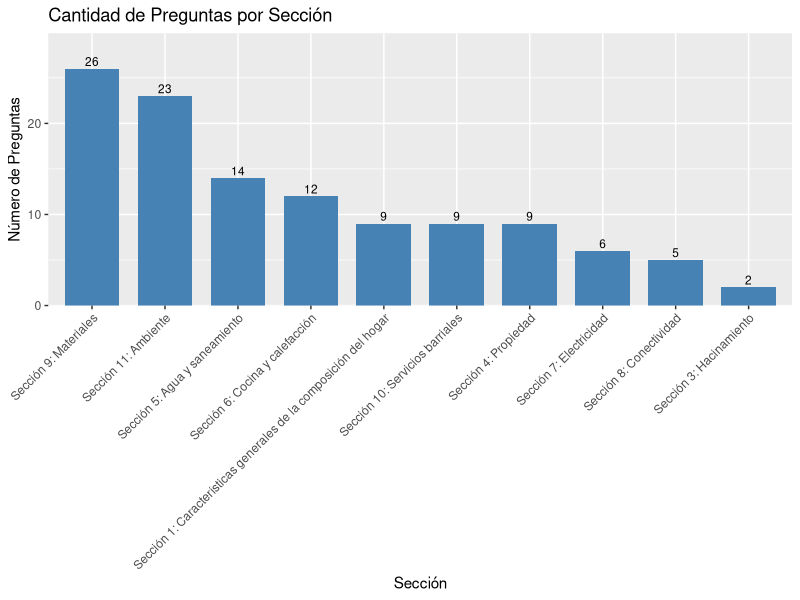
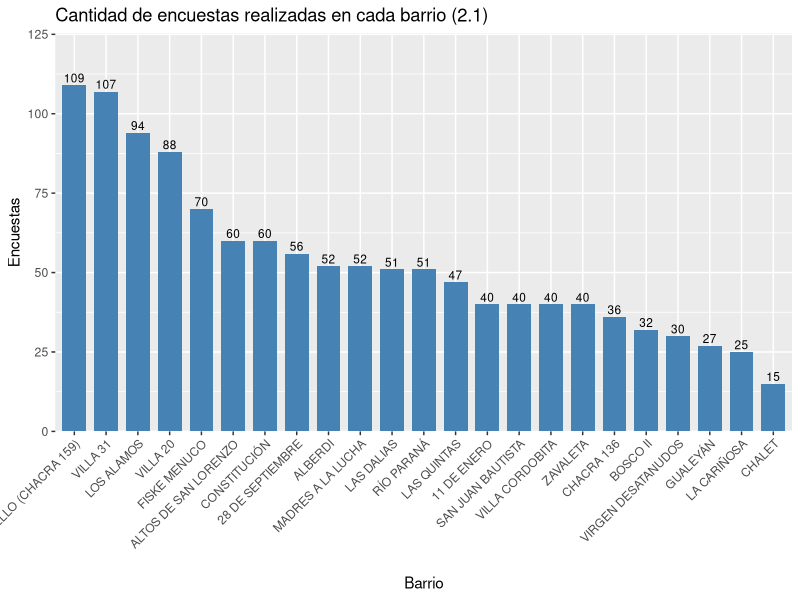
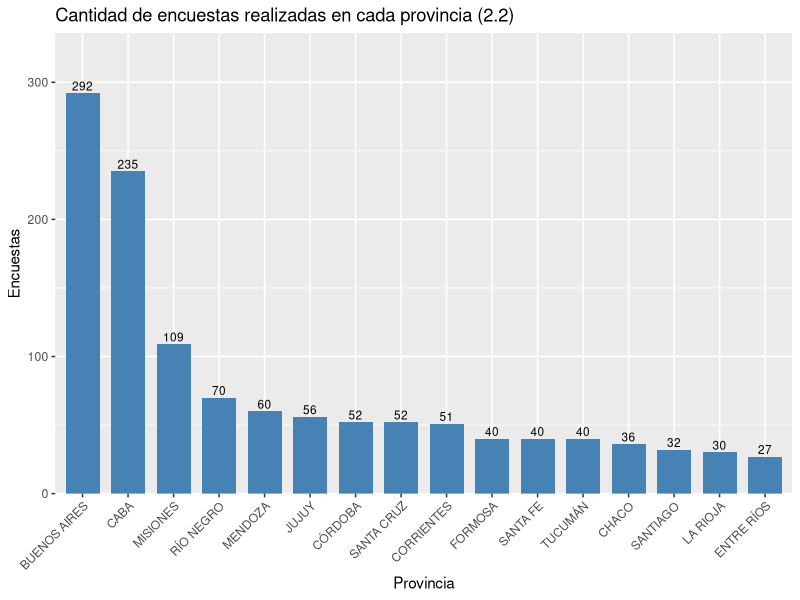

Write R code to recreate these figures, in order.
## ---- chunk 1
# setup
knitr::opts_chunk$set(message = FALSE, warning = FALSE, echo = FALSE)
## ---- chunk 2
# Lista de librerías
packages <- c("readxl", "dplyr", "tidyr", "data.table", "stringr", "ggplot2")

# Installación de librerías
installed_packages <- packages %in% rownames(installed.packages())
if (any(installed_packages == FALSE)) {install.packages(packages[!installed_packages],repos = "http://cran.us.r-project.org")}

# Carga de librerías
invisible(lapply(packages, library, character.only = TRUE))
## ---- chunk 3
# Tratamiento de columnas/variables de datos de encuestas por encabezados multiple
dh <- read_excel(path = "./Datos_LP.xlsx", n_max = 3, col_names = FALSE) 
dh <- dh %>% transpose() %>% fill(V1, V2, V3, .direction = "down")
colnames(dh) <-c("SECCIONES", "REFERENCIA", "PREGUNTA")
dh <- dh[-1:-3,]
dh <- dh %>% group_by(PREGUNTA) %>% mutate(ID = row_number(PREGUNTA))
dh$ID <- paste(dh$REFERENCIA, dh$ID, sep = "_")
dh$ID <- paste("id", dh$ID, sep = "_")
## ---- chunk 4
# Nuevos nombres de columnas de datos de encuestas
cn2 <- dh %>% transpose()
cn2 <- cn2[4,]
cn1 <- c("ORDEN", "PROVINCIA", "BARRIO")
col_names <- c(cn1, cn2) %>% as.character()
## ---- chunk 5
# Carga de datos encuesta
df <- read_excel(path = "./Datos_LP.xlsx", skip = 3, col_names = col_names) %>% data.frame() %>% arrange(ORDEN)
df$BARRIO = str_to_upper(df$BARRIO)
df$PROVINCIA = str_to_upper(df$PROVINCIA)
## ---- chunk 6
# Cantidad de preguntas por sección
dh_secciones <- dh %>% 
  group_by(SECCIONES) %>% 
  summarize("TOTAL PREGUNTAS" = n()) %>% 
  arrange(desc(`TOTAL PREGUNTAS`))
# Gráfico de datos
ggplot(dh_secciones) +
  aes(x = reorder(SECCIONES, -`TOTAL PREGUNTAS`), y = `TOTAL PREGUNTAS`) + 
  geom_col(fill = "steelblue", width = 0.75) +
  scale_y_continuous(expand = expansion(mult = c(0, 0.15))) + 
  geom_text(aes(label = `TOTAL PREGUNTAS`), vjust = -0.3, size = 3) +
  labs(x = "Sección", y = "Número de Preguntas", title = "Cantidad de Preguntas por Sección") +
  theme(axis.text.x = element_text(angle = 45, hjust = 1))
## ---- chunk 7
# Cantidad de encuestas por barrio
df_barrios <- df %>% 
  group_by(BARRIO) %>% 
  summarize("TOTAL ENCUESTAS" = n()) %>% 
  arrange(desc(`TOTAL ENCUESTAS`))

# Gráfico de datos
ggplot(df_barrios) +
  aes(x = reorder(BARRIO, -`TOTAL ENCUESTAS`), y = `TOTAL ENCUESTAS`) + 
  geom_col(fill = "steelblue", width = 0.75) +
  scale_y_continuous(expand = expansion(mult = c(0, 0.15))) + 
  geom_text(aes(label = `TOTAL ENCUESTAS`), vjust = -0.3, size = 3) +
  labs(x = "Barrio", y = "Encuestas", title = "Cantidad de Encuestas por Barrio") +
  ggtitle("Cantidad de encuestas realizadas en cada barrio (2.1)") +
  theme(axis.text.x = element_text(angle = 45, hjust = 1))


# Cantidad de encuestas por provincia
df_provincia <- df %>% 
  group_by(PROVINCIA) %>% 
  summarize("TOTAL ENCUESTAS" = n()) %>% 
  arrange(desc(`TOTAL ENCUESTAS`))
# Gráfico de datos
ggplot(df_provincia) +
  aes(x = reorder(PROVINCIA, -`TOTAL ENCUESTAS`), y = `TOTAL ENCUESTAS`) + 
  geom_col(fill = "steelblue", width = 0.75) +
  scale_y_continuous(expand = expansion(mult = c(0, 0.15))) + 
  geom_text(aes(label = `TOTAL ENCUESTAS`), vjust = -0.3, size = 3) +
  labs(x = "Provincia", y = "Encuestas", title = "Cantidad de Encuestas por Provincia") +
  ggtitle("Cantidad de encuestas realizadas en cada provincia (2.2)") +
  theme(axis.text.x = element_text(angle = 45, hjust = 1))
## ---- chunk 8
# Muestra Seccion y pregunta del dataframe de encuestas
dh %>% filter(grepl("5.1", REFERENCIA))
# Muestra exploratoria de respuestas del dataframe de encuestas
df %>% group_by(id_5.1_1) %>% summarise("TOTAL" = n())

# Muestra Seccion y pregunta del dataframe de encuestas
dh %>% filter(grepl("6.1", REFERENCIA))
# Muestra exploratoria de respuestas del dataframe de encuestas
df %>% group_by(id_6.1_1, id_6.1_2, id_6.1_3, id_6.1_4, id_6.1_5) %>% summarise("TOTAL" = n())

# Muestra Seccion y pregunta del dataframe de encuestas
dh %>% filter(grepl("7.1", REFERENCIA))
# Muestra exploratoria de respuestas del dataframe de encuestas
df %>% group_by(id_7.1_1) %>% summarise("TOTAL" = n())
## ---- chunk 9
# Selección de datos
df_servicios <- df %>% select(ORDEN, PROVINCIA, BARRIO, id_5.1_1, id_6.1_1, id_6.1_2, id_6.1_3, id_6.1_4, id_6.1_5, id_7.1_1)
# Tratamiento de datos
df_servicios <- df_servicios %>% 
  mutate("poseeAgua"=ifelse(grepl("conexión con medidor", id_5.1_1), 1, 0)) %>%
  mutate("poseeGas"=ifelse(grepl("Gas natural", id_6.1_1), 1, 0)) %>%
  mutate("poseeElectricidad"=ifelse(grepl("medidor a la red", id_7.1_1), 1, 0))
df_servicios$poseeServicios = df_servicios$poseeAgua + df_servicios$poseeGas + df_servicios$poseeElectricidad
df_servicios <- df_servicios %>% select(ORDEN, PROVINCIA, BARRIO, poseeServicios)
## ---- chunk 10
# Agrupación de datos y suma de encuestas con filtro
df_servicios%>% 
  filter(poseeServicios == 0) %>% 
  group_by(BARRIO) %>% 
  summarise("FAMILIAS SIN SERVICIOS" = n()) %>%
  arrange(desc(`FAMILIAS SIN SERVICIOS`))
## ---- chunk 11
df_servicios %>%
  group_by(poseeServicios) %>%
  summarise(
    frec = n()
  ) %>%
  mutate(
    frecRel = round(frec / sum(frec), 2),
    frecAcum = round(cumsum(frecRel), 2)
  ) %>%
  arrange(poseeServicios)
## ---- chunk 12
# Muestra Seccion y pregunta del dataframe de encuestas
dh %>% filter(grepl("7.1", REFERENCIA))

# Muestra exploratoria de respuestas del dataframe de encuestas
df %>% group_by(id_7.1_1) %>% summarise("TOTAL" = n())

# Muestra Seccion y pregunta del dataframe de encuestas
dh %>% filter(grepl("7.3", REFERENCIA))

# Muestra exploratoria de respuestas del dataframe de encuestas
df %>% group_by(id_7.3_1) %>% summarise("TOTAL" = n())
## ---- chunk 13
# Selección de datos
df_quema <- df %>% select(ORDEN, PROVINCIA, BARRIO, id_7.1_1, id_7.3_1)
df_quema %>%
  mutate(
    perdidas = ifelse(id_7.3_1 != "No", 1, 0),
    perdidas_informal = ifelse(id_7.1_1 == "Conexión sin medidor a una red eléctrica (“informal”)" & perdidas == 1, 1, 0),
  ) %>%
  summarize("Familias con conexion informal" = sum(perdidas_informal),
            "Total" = sum(perdidas))
## ---- chunk 14
# Muestra Seccion y pregunta del dataframe de encuestas
dh %>% filter(grepl("4.3", REFERENCIA))
# Muestra exploratoria de respuestas del dataframe de encuestas
df %>% group_by(id_4.3_1) %>% summarise("TOTAL" = n())
## ---- chunk 15
# Selección de datos
df_propiedad <- df %>% select(ORDEN, PROVINCIA, BARRIO, id_4.3_1)

# Tratamiendo de datos
df_propiedad <- df_propiedad %>% 
  group_by(PROVINCIA, BARRIO, id_4.3_1) %>%
  tally() %>%
  pivot_wider(names_from = id_4.3_1, values_from = n)

# Muestra de datos
df_propiedad
## ---- chunk 16
# Muestra de medidas características
df_propiedad[3:7] %>% 
  summary()
## ---- chunk 17
df %>%
  group_by(id_4.3_1) %>%
  summarise(
    frecAbs = n()
  ) %>%
  mutate(
    frecRel = round((frecAbs / sum(frecAbs)), 2)
  ) %>%
  arrange(frecRel)
  
## ---- chunk 18
# Muestra Seccion y pregunta del dataframe de encuestas
dh %>% filter(grepl("4.4.2", REFERENCIA))

# Muestra exploratoria de respuestas del dataframe de encuestas
df %>% group_by(id_4.3_1, id_4.4.2_1) %>% summarise("TOTAL" = n())
## ---- chunk 19
# Selección de datos
df_costo<- df %>% 
  select(ORDEN, PROVINCIA, BARRIO, id_4.3_1, id_4.4.2_1)
## ---- chunk 20
# Muestra de medidas características sobre la distrubución de encuestas en barrios según filtro anterior
df_costo %>% 
  filter(grepl("Alquilado", id_4.3_1)) %>%
  select(id_4.4.2_1) %>%
  summary()
## ---- chunk 21
# Muestra Seccion y pregunta del dataframe de encuestas
dh %>% filter(grepl("10.6.2", REFERENCIA))
# Muestra exploratoria de respuestas del dataframe de encuestas
df %>% group_by(id_10.6.2_1, id_10.6.2_2, id_10.6.2_3) %>% summarise("TOTAL" = n())
## ---- chunk 22
# Selección de datos
df_plagas <- df %>% 
  select(ORDEN, PROVINCIA, BARRIO, id_10.6.2_1, id_10.6.2_2, id_10.6.2_3)
## ---- chunk 23
# Total de personas
total_personas <- nrow(df_plagas)

# Recuento de personas que mencionaron cada plaga (en cualquier columna)
frec_plagas <- df_plagas %>%
  mutate(
    Cucarachas = ifelse(id_10.6.2_1 == "Cucarachas", 1, 0),
    Mosquitos  = ifelse(id_10.6.2_2 == "Mosquitos", 1, 0),
    Ratas      = ifelse(id_10.6.2_3 == "Ratas", 1, 0)
  ) %>%
  summarise(
    Cucarachas = sum(Cucarachas, na.rm = TRUE),
    Mosquitos  = sum(Mosquitos, na.rm = TRUE),
    Ratas      = sum(Ratas, na.rm = TRUE)
  ) %>%
  pivot_longer(cols = everything(), names_to = "Plaga", values_to = "frecAbs") %>%
  mutate(
    frecRel = round(frecAbs / total_personas, 2)
  )

# Personas que no reportaron ninguna plaga
ninguna_plaga <- df_plagas %>%
  filter(is.na(id_10.6.2_1) & is.na(id_10.6.2_2) & is.na(id_10.6.2_3)) %>%
  summarise(frecAbs = n()) %>%
  mutate(
    Plaga = "Ninguna",
    frecRel = round(frecAbs / total_personas, 2)
  ) %>%
  select(Plaga, frecAbs, frecRel)

# Tabla final combinada
tabla_final <- bind_rows(frec_plagas, ninguna_plaga)

# Mostrar resultado
tabla_final

## ---- chunk 24
# Muestra Seccion y pregunta del dataframe de encuestas
dh %>% filter(grepl("11.9.2", REFERENCIA))

# Muestra exploratoria de respuestas del dataframe de encuestas
df %>% group_by(id_11.9.2_1) %>% summarise("TOTAL" = n())
## ---- chunk 25
# Selección de datos
df_recolección <- df %>% select(ORDEN, PROVINCIA, BARRIO, id_11.9.2_1)

# Tratamiendo de datos
df_recolección <- df_recolección %>% 
  group_by(PROVINCIA, BARRIO, id_11.9.2_1) %>%
  tally() %>%
  pivot_wider(names_from = id_11.9.2_1, values_from = n)
## ---- chunk 26
# Muestra de medidas características
df_recolección[3:6] %>% 
  summary()
## ---- chunk 27
# Cambio el orden, por ser variable ordinal
orden_niveles <- c("No hay servicio de recolección municipal",
                   "Una vez a la semana",
                   "Entre 2 y 4 veces a la semana",
                   "Al menos 5 veces a la semana")

# Creo la tabla
tabla_recoleccion <- df %>%
  mutate(id_11.9.2_1 = factor(id_11.9.2_1, levels = orden_niveles)) %>%
  group_by(id_11.9.2_1) %>%
  summarise(frecAbs = n()) %>%
  mutate(
    frecRel = round(frecAbs / sum(frecAbs), 2),
    frecAcum = cumsum(frecRel)
  )

tabla_recoleccion
## ---- chunk 28
df %>%
  group_by(id_1.5_1, id_5.4.2_1) %>%
  summarise(total = n(), .groups = "drop") %>%
  group_by(id_1.5_1) %>%
  mutate(prop = round(total / sum(total), 2)) %>%
  select(-total) %>%
  pivot_wider(names_from = id_5.4.2_1, values_from = prop, values_fill = 0) %>%
  select(`id_1.5_1`, `NA`, `Menos de 200 lts`, `200 a 500 lts`, `Más de 500 lts`) %>%
  rename(
    numGrupos = `id_1.5_1`,
    noTiene = `NA`,
    `< 200 lts` = `Menos de 200 lts`,
    `200 - 500 lts` = `200 a 500 lts`,
    `> 500 lts` = `Más de 500 lts`
  )
## ---- chunk 29
# Muestra Seccion y pregunta del dataframe de encuestas
dh %>% filter(grepl("5.3", REFERENCIA))

# Muestra exploratoria de respuestas del dataframe de encuestas
df %>% group_by(id_5.3_1) %>% summarise("TOTAL" = n())

# Muestra Seccion y pregunta del dataframe de encuestas
dh %>% filter(grepl("3.2", REFERENCIA))

# Muestra exploratoria de respuestas del dataframe de encuestas
df %>% group_by(id_3.2_1) %>% summarise("TOTAL" = n())
## ---- chunk 30
# Selección de datos
df_agua <- df %>% 
  select(ORDEN, PROVINCIA, BARRIO, id_5.3_1, id_3.2_1)

## ---- chunk 31
# Muestra Seccion y pregunta del dataframe de encuestas
dh %>% filter(grepl("1.9", REFERENCIA))

# Muestra exploratoria de respuestas del dataframe de encuestas
df %>% group_by(id_1.9_1) %>% summarise("TOTAL" = n())

# Muestra Seccion y pregunta del dataframe de encuestas
dh %>% filter(grepl("8.4", REFERENCIA))

# Muestra exploratoria de respuestas del dataframe de encuestas
df %>% group_by(id_8.4_1) %>% summarise("TOTAL" = n())
## ---- chunk 32
# Selección de datos
df_tablets <- df %>% 
  select(ORDEN, PROVINCIA, BARRIO, id_1.9_1, id_8.4_1)
